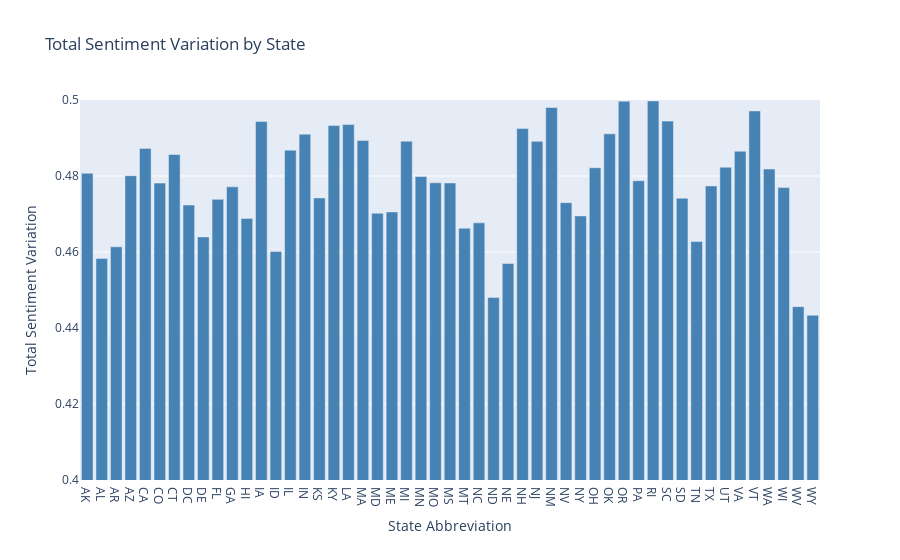

Source (notebook cell):
### Code cell
variation = df.groupby('State Abbreviation')['Sentiment Score'].std().reset_index()
variation.columns = ['State Abbreviation', 'Sentiment Variation']

# Create a bar chart using Plotly
fig = px.bar(variation, x='State Abbreviation', y='Sentiment Variation',
             title='Total Sentiment Variation by State',
             labels={'Sentiment Variation': 'Total Sentiment Variation'},
             color_discrete_sequence=['steelblue'],
             range_y=[0.4, 0.5]) 

# Show the figure
fig.show()

### Figure 1 — Plotly figure (JSON) as saved in the notebook; plotly's stock layout.template omitted (floating-point values rounded to 4 significant figures)
{"data": [{"alignmentgroup": "True", "hovertemplate": "State Abbreviation=%{x}<br>Total Sentiment Variation=%{y}<extra></extra>", "legendgroup": "", "marker": {"color": "steelblue", "pattern": {"shape": ""}}, "name": "", "offsetgroup": "", "orientation": "v", "showlegend": false, "textposition": "auto", "type": "bar", "x": ["AK", "AL", "AR", "AZ", "CA", "CO", "CT", "DC", "DE", "FL", "GA", "HI", "IA", "ID", "IL", "IN", "KS", "KY", "LA", "MA", "MD", "ME", "MI", "MN", "MO", "MS", "MT", "NC", "ND", "NE", "NH", "NJ", "NM", "NV", "NY", "OH", "OK", "OR", "PA", "RI", "SC", "SD", "TN", "TX", "UT", "VA", "VT", "WA", "WI", "WV", "WY"], "xaxis": "x", "y": [0.4807, 0.4583, 0.4614, 0.4801, 0.4873, 0.4781, 0.4857, 0.4724, 0.464, 0.4739, 0.4771, 0.4688, 0.4943, 0.4602, 0.4868, 0.491, 0.4742, 0.4933, 0.4935, 0.4894, 0.4702, 0.4705, 0.4891, 0.4799, 0.4782, 0.4782, 0.4663, 0.4677, 0.448, 0.457, 0.4925, 0.4891, 0.498, 0.473, 0.4695, 0.4822, 0.4911, 0.4997, 0.4788, 0.4998, 0.4944, 0.4741, 0.4628, 0.4774, 0.4823, 0.4865, 0.4971, 0.4818, 0.477, 0.4456, 0.4434], "yaxis": "y"}], "layout": {"barmode": "relative", "legend": {"tracegroupgap": 0}, "title": {"text": "Total Sentiment Variation by State"}, "xaxis": {"anchor": "y", "domain": [0, 1], "title": {"text": "State Abbreviation"}}, "yaxis": {"anchor": "x", "domain": [0, 1], "range": [0.4, 0.5], "title": {"text": "Total Sentiment Variation"}}}}
